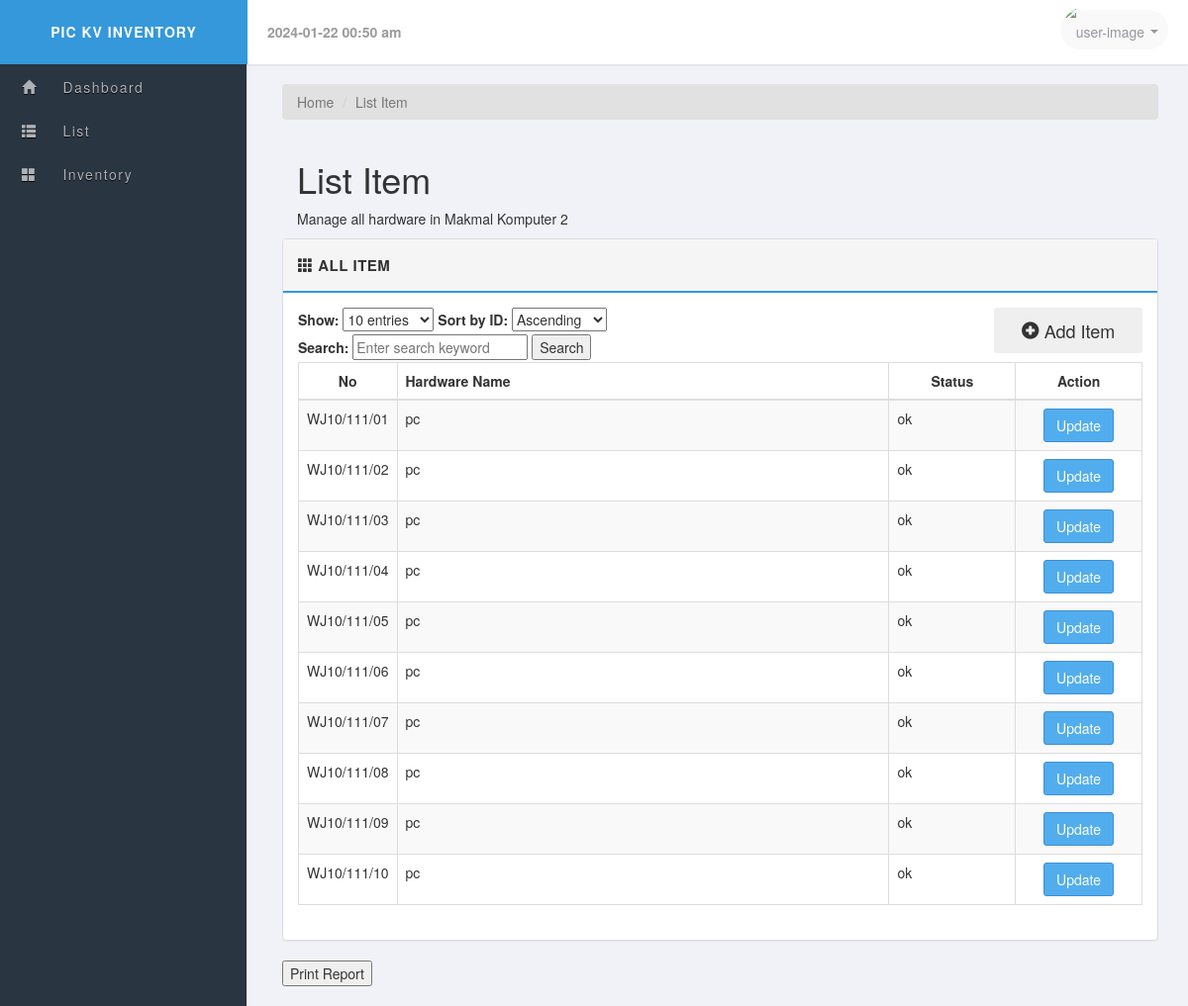
/Makmal-Komputer2.php, run on the app's committed database.
### tables this page shows
CREATE TABLE IF NOT EXISTS `mk2` (
  `item_id` varchar(11) NOT NULL,
  `item_name` varchar(50) NOT NULL,
  `status` varchar(15) NOT NULL,
  PRIMARY KEY (`item_id`)
);

### Makmal-Komputer2.php (the view, shortened to what this page needs)
<?php
include_once('layouts/header.php');
include_once('config.php');
$tableName = 'mk2';
$entries = isset($_GET['entries']) ? $_GET['entries'] : 10;
$page = isset($_GET['page']) ? $_GET['page'] : 1;
$sort = isset($_GET['sort']) ? $_GET['sort'] : 'asc';
$limit = $entries;
$start = ($page - 1) * $limit;
$sql = "SELECT * FROM $tableName";
if ($sort == 'asc') {
    $sql .= " ORDER BY item_id ASC";
} elseif ($sort == 'desc') {
    $sql .= " ORDER BY item_id DESC";
}
$sql .= " LIMIT $start, $limit";
$result = mysqli_query($mysqli, $sql);
?>
<nav aria-label="breadcrumb">
    <ol class="breadcrumb">
        <li class="breadcrumb-item"><a href="#">Home</a></li>
        <li class="breadcrumb-item active" aria-current="page">List Item</li>
    </ol>
</nav>
<div class="col-md-12 col-12">
    <h1>List Item</h1>
    <p>Manage all hardware in Makmal Komputer 2</p>
</div>
<div class="row">
    <div class="col-md-12">
        <div class="panel panel-default">
            <div class="panel-heading clearfix">
                <strong>
                    <span class="glyphicon glyphicon-th"></span>
                    <span>All Item</span>
                </strong>
            </div>
<div class="panel-body">
    <div class="row">
        <div class="col-md-8">
            <form method="get" action="">
                <label for="entries">Show:</label>
                <select id="entries" name="entries" onchange="this.form.submit()">
                    <option value="10" <?php if ($entries == '10') echo 'selected'; ?>>10 entries</option>
                </select>
                <label for="sort">Sort by ID:</label>
        <select id="sort" name="sort" onchange="this.form.submit()">
            <option value="asc" <?php if ($sort == 'asc') echo 'selected'; ?>>Ascending</option>
        </select>
            </form>
            <form method="get" action="">
                <label for="search">Search:</label>
                    <input type="text" id="search" name="search" placeholder="Enter search keyword">
                    <input type="submit" value="Search">
            </form>
        </div>
        <div class="col-md-4 text-right">
            <button type="button" class="btn btn-secondary btn-lg add-btn" data-toggle="modal" data-target="#addItemModal">
                <span class="glyphicon glyphicon-plus-sign"></span> Add Item
            </button>
            </div>
    </div>
                <?php if (mysqli_num_rows($result) > 0): ?>
                    <table class="table table-bordered table-striped">
                        <thead>
                            <tr>
                                <th class="text-center" style="width: 50px;">No</th>
                                <th> Hardware Name </th>
                                <th class="text-center" style="width: 15%;"> Status</th>
                                <th class="text-center" style="width: 15%;"> Action</th>
                            </tr>
                        </thead>
                        <tbody>
                            <?php while ($res = mysqli_fetch_array($result)): ?>
                                <tr>
                                    <td><?php echo $res['item_id']; ?></td>
                                    <td><?php echo $res['item_name']; ?></td>
                                    <td><?php echo $res['status']; ?></td>
                                    <td>
                                        <center>
                                            <button type="button" class="btn btn-primary btn-md" data-toggle="modal" data-target="#updateItemModal" onclick="openUpdateForm('<?php echo $res['item_id']; ?>', '<?php echo $res['item_name']; ?>', '<?php echo $res['status']; ?>')">Update</button>
                                        </center>
                                    </td>
                                </tr>
                            <?php endwhile; ?>
                        </tbody>
                    </table>
                <?php else: ?>
                    <p>No results found.</p>
                <?php endif; ?>
            </div>
        </div>
    </div>
</div>
<button onclick="openPrintWindow()">Print Report</button>
<?php include_once('layouts/footer.php'); ?>

### libs/css/main.css (style rules this page uses)
body { font-family: 'Helvetica Neue', Helvetica, Arial, sans-serif; font-weight: 400; overflow-x: hidden; overflow-y: auto; background: #f1f2f7; height: 100%; width: 100%; }
a { color: #777; text-decoration: none; }
.panel-default >.panel-heading { background-color: #f5f5f5; border-bottom: 2px solid #3498DB; font-size: 15px; text-transform: uppercase; letter-spacing: .5px; padding: 15px; }
.btn { border-radius: 3px; -webkit-transition: all 300ms ease-in-out; -moz-transition: all 300ms ease-in-out; transition: all 300ms ease-in-out; }
.btn-primary { color: #fff; background-color: #51aded; border-color: #3d8fd8 }

### Makmal-Komputer2.php (style rules this page uses)
.add-btn { width: 150px; transition: box-shadow 0.5s; }
.breadcrumb { background-color: #E1E1E1; }

### data on the page
mk2: item_id "WJ10/111/01", item_name "pc", status "ok"
mk2: item_id "WJ10/111/02", item_name "pc", status "ok"
mk2: item_id "WJ10/111/03", item_name "pc", status "ok"
mk2: item_id "WJ10/111/04", item_name "pc", status "ok"
mk2: item_id "WJ10/111/05", item_name "pc", status "ok"
mk2: item_id "WJ10/111/06", item_name "pc", status "ok"
mk2: item_id "WJ10/111/07", item_name "pc", status "ok"
mk2: item_id "WJ10/111/08", item_name "pc", status "ok"
mk2: item_id "WJ10/111/09", item_name "pc", status "ok"
mk2: item_id "WJ10/111/10", item_name "pc", status "ok"
